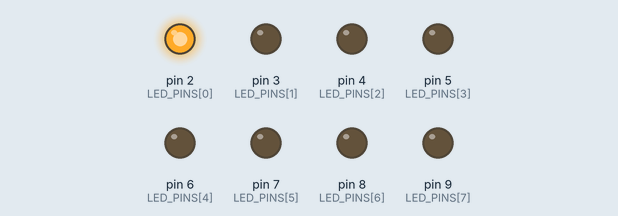
Simulated run of this sketch. Board: Arduino Uno, built with avr-gcc and run on an emulated ATmega328P. On the bench: output pins drawn as LEDs (lit = HIGH). What the sketch prints to the serial monitor is not drawn.

Above: at 0.5 s.
At 2.5 s:
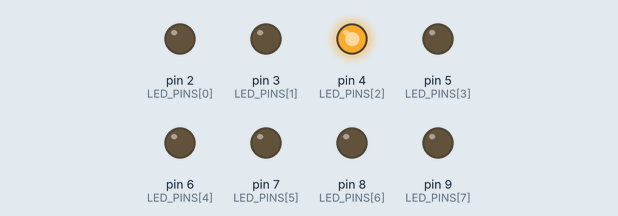
At 3.5 s:
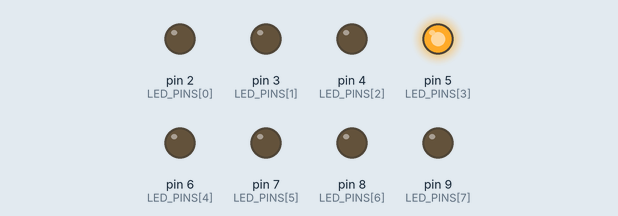
At 4.5 s:
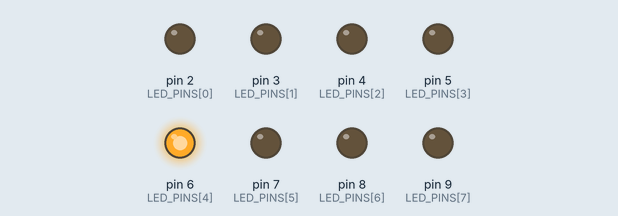
At 6.5 s:
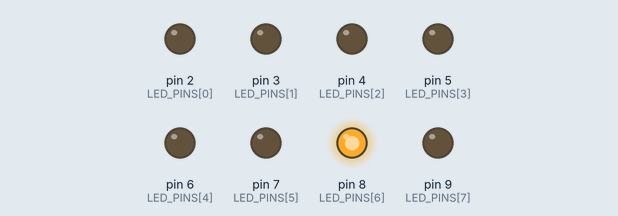
At 9.5 s:
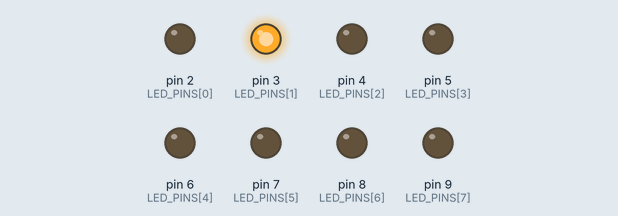
Timing chart, 0 to 10.4 s (numbered marks = the images above):
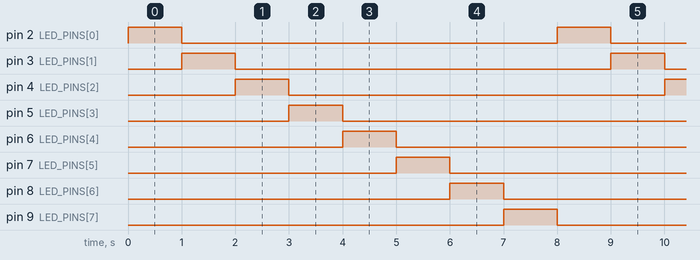

The sketch:

sit111_3point2c.ino
```cpp
// Define LED pins
const int LED_PINS[8]   = {2, 3, 4, 5, 6, 7, 8, 9};
const int LED_PIN_COUNT = sizeof(LED_PINS) / sizeof(LED_PINS[0]); // The number of elements representing `LED_PINS`.

void setup() {
    Serial.begin(9600); // Debugging code
    Serial.print(LED_PIN_COUNT);

  // Initialize each pin as an output
  // Keep the code DRY - loop through the array of `LED_PINS` and set the output for each.
  for (int led = 0; led < LED_PIN_COUNT; led++) {
    pinMode(LED_PINS[led], OUTPUT);
    Serial.print(led); // Debugging code
  }
}

void loop() {
  for (int led = 0; led < LED_PIN_COUNT; led++) {
    Serial.print(led); // Debugging code
    digitalWrite(LED_PINS[led], HIGH); // Turn LED on.
    delay(1000); // ms.
    digitalWrite(LED_PINS[led], LOW); // Turn LED off.
  }
}
```

Measured:
- by itself, pin 2 (LED_PINS[0]), pin 3 (LED_PINS[1]), pin 4 (LED_PINS[2]), pin 5 (LED_PINS[3]), pin 6 (LED_PINS[4]), pin 7 (LED_PINS[5]), pin 8 (LED_PINS[6]), pin 9 (LED_PINS[7]): alternates HIGH for 1.0 s and LOW for 7.0 s
- by itself, everything shown: repeats every 8.0 s, in 9 steps
